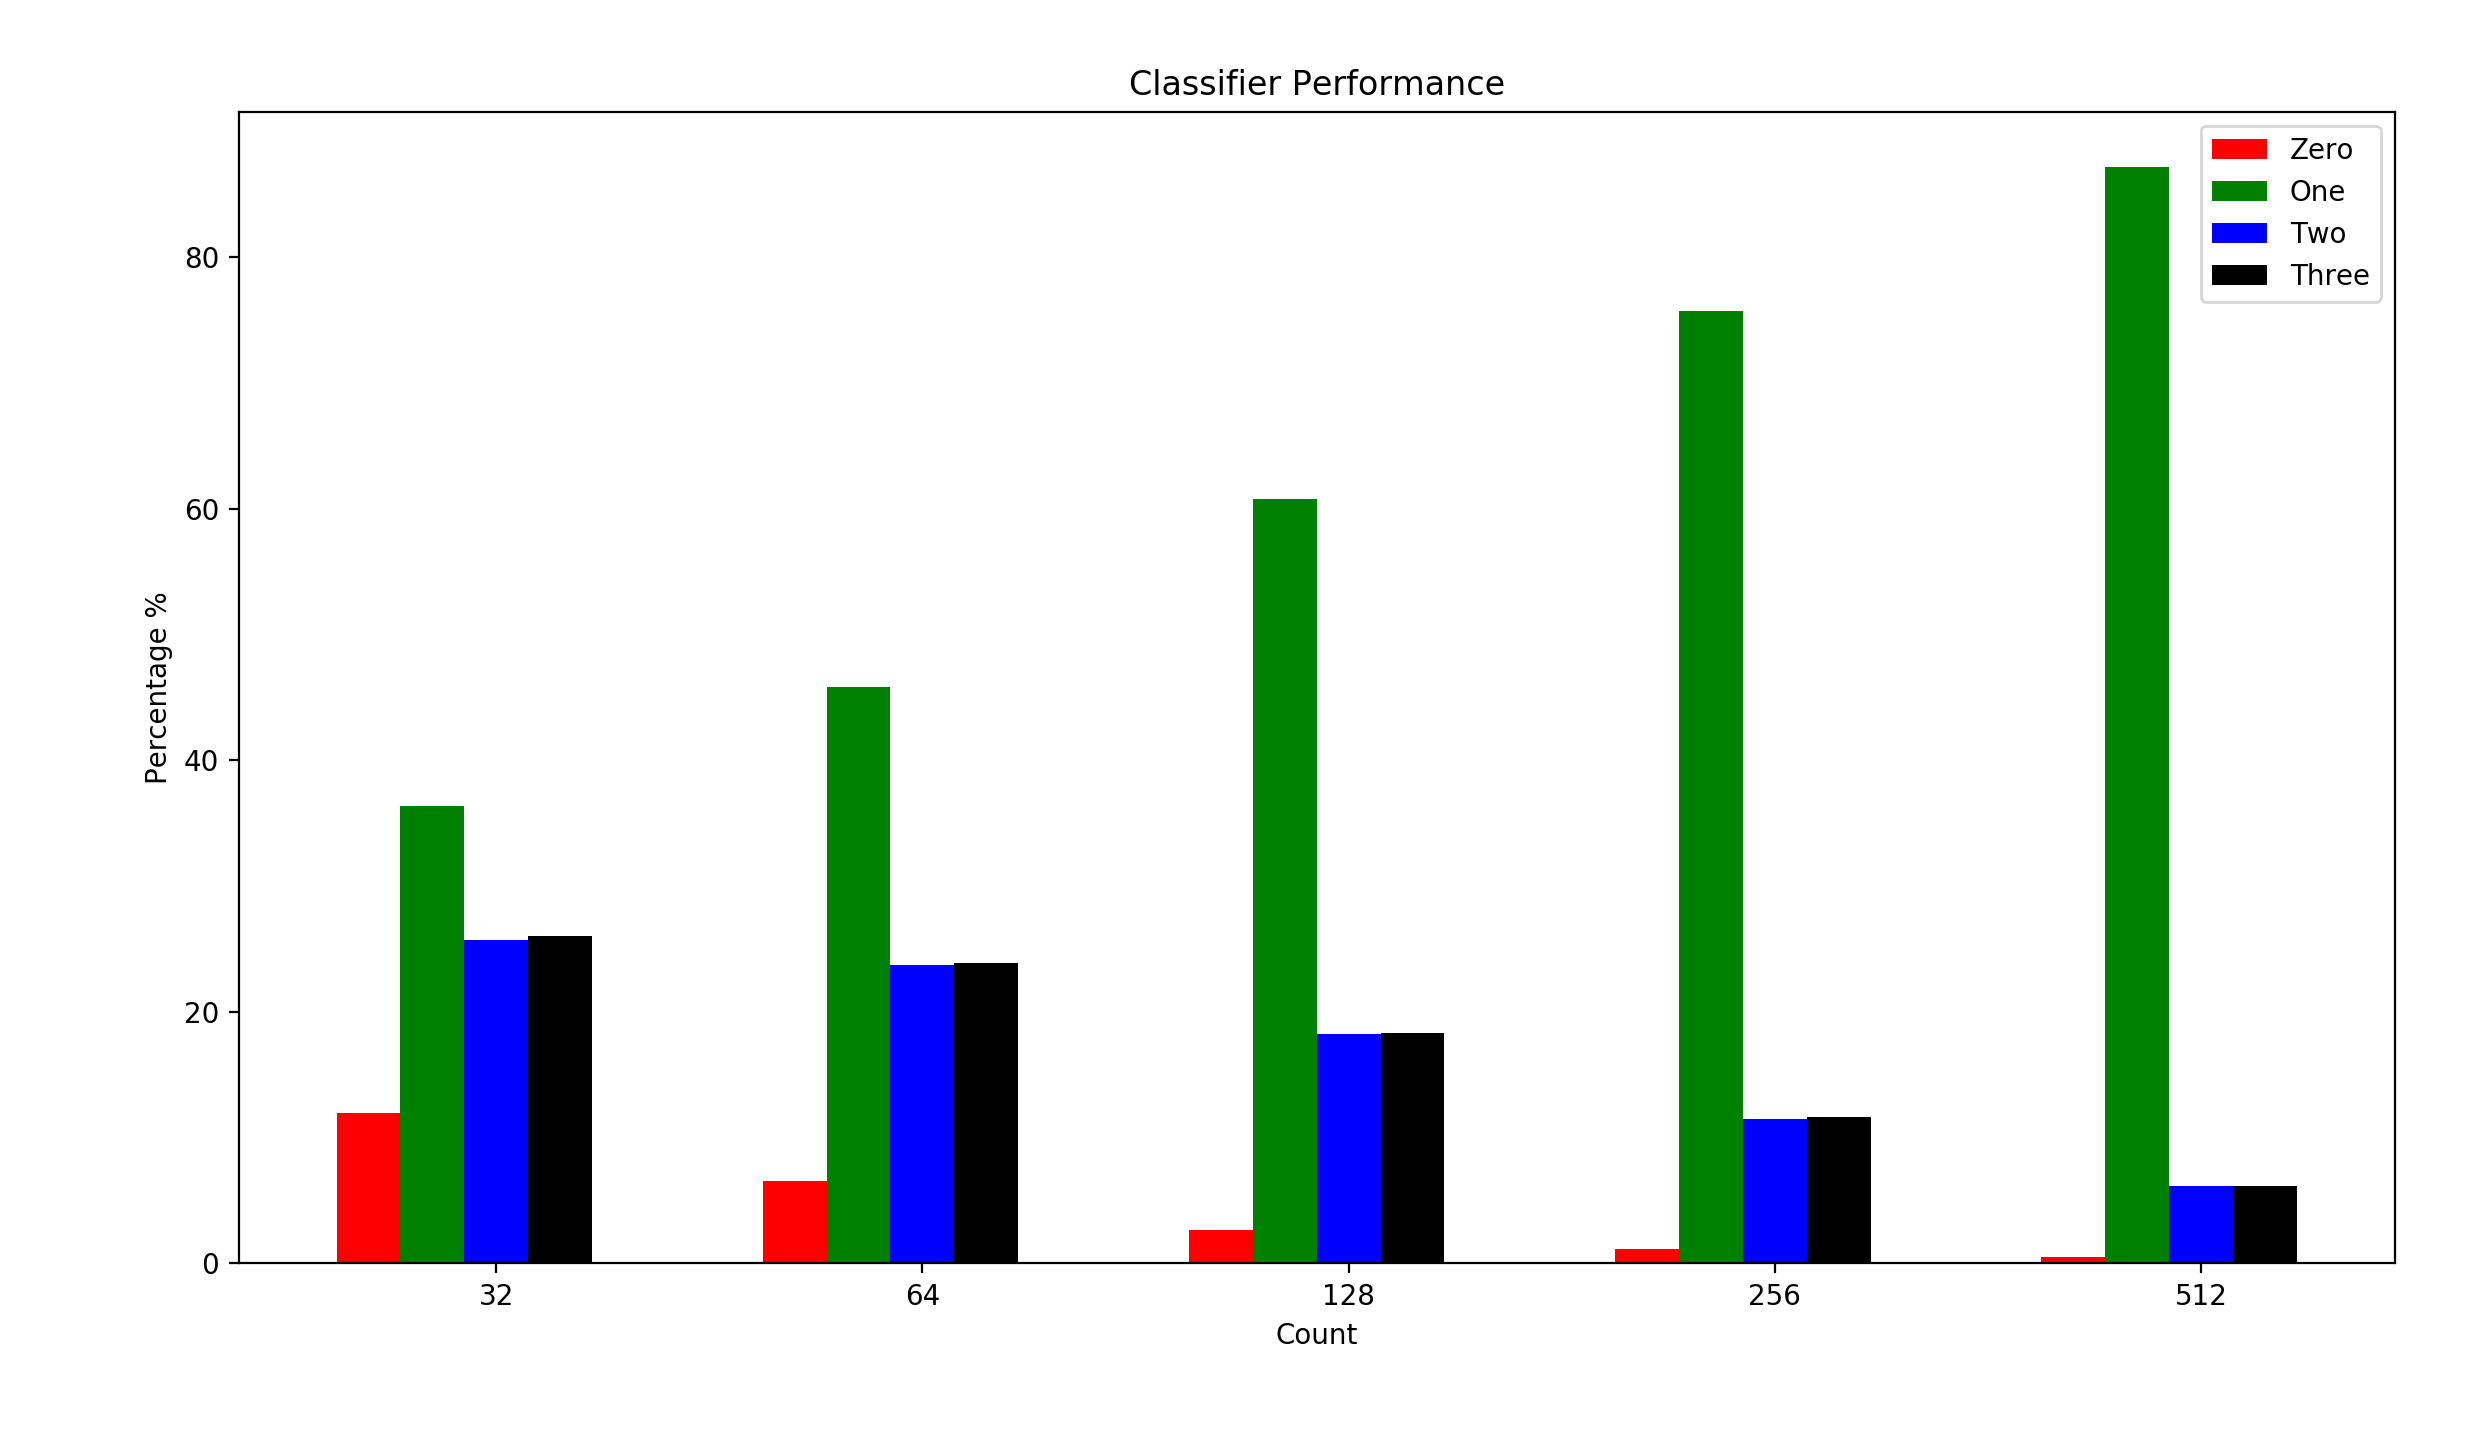

The Python source for this figure:
#!/usr/bin/env python
# -*- coding: utf-8 -*-

# ----------------------------------------------------------------------
# Numenta Platform for Intelligent Computing (NuPIC)
# Copyright (C) 2019, Numenta, Inc.  Unless you have an agreement
# with Numenta, Inc., for a separate license for this software code, the
# following terms and conditions apply:
#
# This program is free software: you can redistribute it and/or modify
# it under the terms of the GNU Affero Public License version 3 as
# published by the Free Software Foundation.
#
# This program is distributed in the hope that it will be useful,
# but WITHOUT ANY WARRANTY; without even the implied warranty of
# MERCHANTABILITY or FITNESS FOR A PARTICULAR PURPOSE.
# See the GNU Affero Public License for more details.
#
# You should have received a copy of the GNU Affero Public License
# along with this program.  If not, see http://www.gnu.org/licenses.
#
# http://numenta.org/licenses/
# ----------------------------------------------------------------------

import numpy as np
import matplotlib.pyplot as plt
import yaml
import timeit
import random
import datetime
import itertools
import resampy
import scipy.io.wavfile as wav

# Ref: https://python-speech-features.readthedocs.io/en/latest/
import python_speech_features as psf

from nupic.encoders.random_distributed_scalar import RandomDistributedScalarEncoder as RDSE

# Python implementations
from nupic.algorithms.spatial_pooler import SpatialPooler
# from nupic.algorithms.temporal_memory import TemporalMemory
# from nupic.algorithms.sdr_classifier import SDRClassifier

# C++ implementations
# from nupic.bindings.algorithms import SpatialPooler
from nupic.bindings.algorithms import TemporalMemory
from nupic.bindings.algorithms import SDRClassifier


def WavToSDR(file_name, desired_samplerate):
  samplerate, samples = wav.read(file_name)

  if not samplerate == desired_samplerate:
    samples = resampy.resample(samples, samplerate, desired_samplerate)
    samplerate = desired_samplerate

  MFCCs = psf.mfcc(samples, samplerate=samplerate, numcep=16, nfft=2048, winfunc=np.hanning)

  # Alter the distribution
  mean = np.mean(MFCCs)
  stddev = np.std(MFCCs)
  ndata = (MFCCs - mean) / stddev

  resolution = max(0.001, (np.max(ndata) - np.min(ndata)) / 1024)

  # Fixing n to 256 allows us to use 16 cepstrums (numcep), for
  # a combined total of 4096 input bits to a Spatial Pooler.
  rdse = RDSE(resolution=resolution, n=512, w=21, offset=np.mean(ndata))

  sdrs = []
  for mfcc in ndata:
    combined = []
    for coef in mfcc:
      sdr = np.zeros(rdse.n)
      rdse.encodeIntoArray(coef, sdr)
      combined.append(sdr)

    merged = list(itertools.chain.from_iterable(combined))
    sdrs.append(np.asarray(merged).astype('uint32'))

  return sdrs


if __name__ == "__main__":

  random.seed(42)
  np.random.seed(42)

  total_time = timeit.default_timer()

  data_path = "../free-spoken-digit-dataset/recordings/"

  # Use an unheard spoken 'one' sample to test with.
  # test_name = "1_jackson_1.wav"

  # Use a heard spoken 'one' sample to test with.
  test_name = "1_jackson_0.wav"

  test_sdrs = WavToSDR(data_path + test_name, 50000)

  verbose = True
  show_timing = False

  count = 0

  encoding_width = 8192  # bits

  # training_counts = [int(np.power(2, x)) for x in range(3, 7)]
  training_counts = [32, 64, 128, 256, 512]

  average_predictions = [[], [], [], []]

  with open("../model.yaml", "r") as f:
    modelParams = yaml.safe_load(f)["modelParams"]

    spParams = modelParams["spParams"]
    tmParams = modelParams["tmParams"]
    clParams = modelParams["clParams"]

  sp = SpatialPooler(
    inputDimensions=(encoding_width,),
    columnDimensions=(spParams["columnCount"],),
    potentialPct=spParams["potentialPct"],
    potentialRadius=encoding_width,
    globalInhibition=spParams["globalInhibition"],
    localAreaDensity=spParams["localAreaDensity"],
    numActiveColumnsPerInhArea=spParams["numActiveColumnsPerInhArea"],
    synPermInactiveDec=spParams["synPermInactiveDec"],
    synPermActiveInc=spParams["synPermActiveInc"],
    synPermConnected=spParams["synPermConnected"],
    boostStrength=spParams["boostStrength"],
    seed=spParams["seed"],
    wrapAround=True
  )

  tm = TemporalMemory(
    columnDimensions=(tmParams["columnCount"],),
    cellsPerColumn=tmParams["cellsPerColumn"],
    activationThreshold=tmParams["activationThreshold"],
    initialPermanence=tmParams["initialPerm"],
    connectedPermanence=spParams["synPermConnected"],
    minThreshold=tmParams["minThreshold"],
    maxNewSynapseCount=tmParams["newSynapseCount"],
    permanenceIncrement=tmParams["permanenceInc"],
    permanenceDecrement=tmParams["permanenceDec"],
    predictedSegmentDecrement=0.0,
    maxSegmentsPerCell=tmParams["maxSegmentsPerCell"],
    maxSynapsesPerSegment=tmParams["maxSynapsesPerSegment"],
    seed=tmParams["seed"]
  )

  cl = SDRClassifier([1], 0.001, 0.3, 0)

  # Create an array to represent active columns, all initially zero. This
  # will be populated by the compute method below. It must have the same
  # dimensions as the Spatial Pooler.
  activeColumns = np.zeros(spParams["columnCount"]).astype('uint32')

  for training_count in training_counts:

    file_names = []

    for j in range(0, training_count):
      file_names.append(data_path + "0_jackson_0.wav")
      file_names.append(data_path + "1_jackson_0.wav")
      file_names.append(data_path + "2_jackson_0.wav")
      file_names.append(data_path + "3_jackson_0.wav")

    random.shuffle(file_names)

    # Take into account duplication of samples
    training_count *= 4

    if count > 0:
      # Discount for existing training of the SP, TM, and CL
      training_count //= 2

      file_names = np.array(file_names)
      file_names.resize(training_count, refcheck=False)

    for i, file_name in enumerate(file_names):

      bucketIdx = int(file_name[len(data_path)])

      encoding = WavToSDR(file_name, 50000)

      tm.reset()

      print("Training (#{}/{}): {} ({} SDRs)".format(
        i + 1, training_count, file_name, len(encoding)))

      start_time = timeit.default_timer()

      for sdr in encoding:
        # if show_timing:
        #   epoch_time = timeit.default_timer()

        # Execute Spatial Pooling algorithm over input space.
        sp.compute(sdr, True, activeColumns)
        activeColumnIndices = np.nonzero(activeColumns)[0]

        # Execute Temporal Memory algorithm over active mini-columns.
        tm.compute(activeColumnIndices, learn=True)
        activeCells = tm.getActiveCells()

        # Run classifier to translate active cells back to scalar value.
        result = cl.compute(
          recordNum=count,
          patternNZ=activeCells,
          classification={
            "bucketIdx": bucketIdx,
            "actValue": bucketIdx
          },
          learn=True,
          infer=False
        )

        count += 1

        if show_timing and (count % 1000) == 0:
          print("Elapsed time: {}, ({} total SDRs)".format(
            str(datetime.timedelta(seconds=(timeit.default_timer() - start_time))), count))

        # if show_timing:
        #   print("Epoch time: {:.2f}s".format(timeit.default_timer() - epoch_time))

    # with open("training_{}x.sp.pkl".format(training_count//4), "wb") as f1:
    #   sp.writeToFile(f1)
    # with open("training_{}x.tm.pkl".format(training_count//4), "wb") as f2:
    #   tm.writeToFile(f2)
    # with open("training_{}x.cl.pkl".format(training_count//4), "wb") as f3:
    #   cl.writeToFile(f3)

    # Test the classifier
    file_name = data_path + test_name

    bucketIdx = int(file_name[len(data_path)])

    encoding = WavToSDR(file_name, 50000)

    print("Testing: {} ({} SDRs)".format(
      file_name, len(encoding)))

    tm.reset()

    results = []

    start_time = timeit.default_timer()

    for sdr in encoding:
      # Execute Spatial Pooling algorithm over input space.
      sp.compute(sdr, False, activeColumns)
      activeColumnIndices = np.nonzero(activeColumns)[0]

      # Execute Temporal Memory algorithm over active mini-columns.
      tm.compute(activeColumnIndices, learn=False)
      activeCells = tm.getActiveCells()

      # Run classifier to translate active cells back to scalar value.
      result = cl.compute(
        recordNum=count,
        patternNZ=activeCells,
        classification={
          "bucketIdx": bucketIdx,
          "actValue": bucketIdx
        },
        learn=False,
        infer=True
      )

      results.append(result)

      count += 1

      if show_timing and (count % 1000) == 0:
        print("Elapsed time: {}, ({} total SDRs)".format(
          str(datetime.timedelta(seconds=(timeit.default_timer() - start_time))), count))

      # if verbose:
      #   # Prediction for 1 step out for all four categories (zero to three incl.)
      #   topPredictions = sorted(zip(result[1], result["actualValues"]), reverse=True)[:4]
      #
      #   for probability, value in topPredictions:
      #     print("1-step: {:16} ({:4.4}%)".format(value, probability * 100))

    # resarr = np.asarray(results)
    # np.save("results_{}x".format(training_count//4), resarr)

    averages = [0, 0, 0, 0]
    percentages = [0, 0, 0, 0]

    for i in range(0, 4):
      for result in results:
        averages[i] += result[1][i]

      averages[i] /= len(results)
      averages[i] *= 100.0

      percentages[i] = averages[i]

      average_predictions[i].append(percentages[i])

    print("Average: {}".format(averages[1]))

  fig, ax = plt.subplots()

  index = np.arange(len(training_counts))
  bar_width = 0.15

  rects1 = ax.bar(index + (0 * bar_width), average_predictions[0], bar_width, color='r', label='Zero')
  rects2 = ax.bar(index + (1 * bar_width), average_predictions[1], bar_width, color='g', label='One')
  rects3 = ax.bar(index + (2 * bar_width), average_predictions[2], bar_width, color='b', label='Two')
  rects4 = ax.bar(index + (3 * bar_width), average_predictions[3], bar_width, color='k', label='Three')

  ax.set_title('Classifier Performance')
  ax.set_xlabel('Count')
  ax.set_ylabel('Percentage %')
  ax.set_xticks(index + (bar_width * 4) / 2)
  ax.set_xticklabels(tuple(training_counts))
  ax.legend()

  fig.tight_layout()
  plt.show()

  print("Total time: {}, ({} total SDRs)".format(
    str(datetime.timedelta(seconds=(timeit.default_timer() - total_time))), count))
